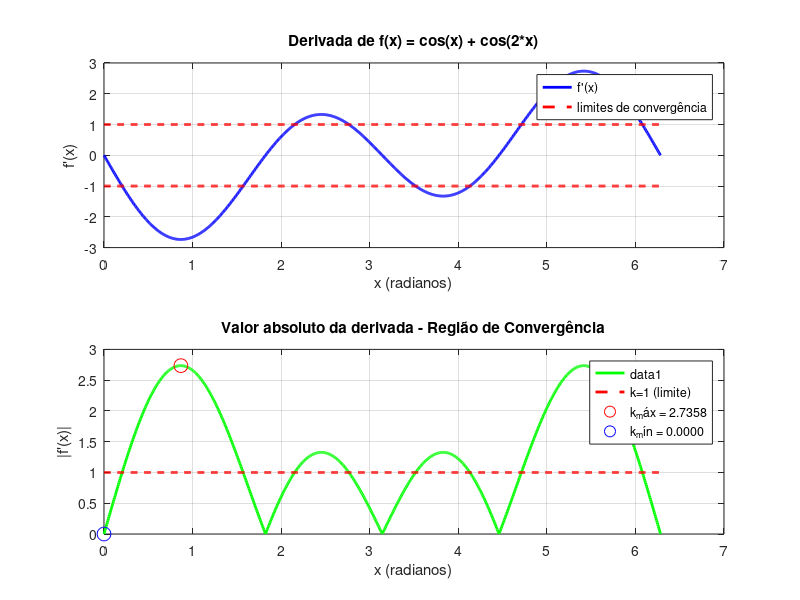

Reproduce this figure in MATLAB.
% Análise do Teorema de Contração de Banach para k_inicial
% Encontrar os limites máximo e mínimo para k_inicial

clear all; clc;

addpath('src\functions');

% Função original de aula2.m
f = @(x) cos(x) + cos(2*x);

% Derivada de f(x) = cos(x) + cos(2*x)
% f'(x) = -sin(x) - 2*sin(2*x)
f_derivada = @(x) -sin(x) - 2*sin(2*x);

% Para o método de ponto fixo x_{n+1} = g(x_n), a convergência é garantida se:
% |g'(x)| <= k < 1, onde k é a constante de contração

% Vamos analisar em um intervalo razoável
x = linspace(0, 2*pi, 1000);
derivadas = f_derivada(x);
abs_derivadas = abs(derivadas);

% Encontrar máximo e mínimo de |f'(x)|
k_minimo = min(abs_derivadas);
k_maximo = max(abs_derivadas);

fprintf('=== TEOREMA DE CONTRAÇÃO DE BANACH ===\n');
fprintf('Função: f(x) = cos(x) + cos(2*x)\n');
fprintf('Derivada: f''(x) = -sin(x) - 2*sin(2*x)\n\n');

fprintf('ANÁLISE NO INTERVALO [0, 2π]:\n');
fprintf('k_inicial MÍNIMO (menor valor de |f''(x)|): %.6f\n', k_minimo);
fprintf('k_inicial MÁXIMO (maior valor de |f''(x)|): %.6f\n', k_maximo);
fprintf('\n');

% Verificar convergência
fprintf('VALIDAÇÃO PARA CONVERGÊNCIA:\n');
if k_maximo < 1
    fprintf('✓ CONVERGENTE: |f''(x)| < 1 em todo intervalo\n');
    fprintf('  Constante de contração k pode estar em (%.6f, %.6f)\n', k_minimo, k_maximo);
else
    fprintf('✗ NÃO CONVERGENTE em todo intervalo\n');
    fprintf('  |f''(x)| atinge valores >= 1\n');
end

fprintf('\n');

% Encontrar os valores de x onde ocorrem os extremos
[~, idx_max] = max(abs_derivadas);
[~, idx_min] = min(abs_derivadas);

x_maximo = x(idx_max);
x_minimo = x(idx_min);

fprintf('Posições dos extremos:\n');
fprintf('  Máximo ocorre em x ≈ %.6f rad ≈ %.2f°\n', x_maximo, x_maximo*180/pi);
fprintf('  Mínimo ocorre em x ≈ %.6f rad ≈ %.2f°\n', x_minimo, x_minimo*180/pi);

% Visualização
figure();
subplot(2,1,1);
plot(x, derivadas, 'b-', 'LineWidth', 2);
hold on;
plot(x, ones(size(x)), 'r--', 'LineWidth', 2, 'DisplayName', 'k=1 (limite)');
plot(x, -ones(size(x)), 'r--', 'LineWidth', 2);
xlabel('x (radianos)');
ylabel('f''(x)');
title('Derivada de f(x) = cos(x) + cos(2*x)');
legend('f''(x)', 'limites de convergência');
grid on;

subplot(2,1,2);
plot(x, abs_derivadas, 'g-', 'LineWidth', 2);
hold on;
plot(x, ones(size(x)), 'r--', 'LineWidth', 2, 'DisplayName', 'k=1 (limite)');
plot(x_maximo, k_maximo, 'ro', 'MarkerSize', 10, 'DisplayName', sprintf('k_máx = %.4f', k_maximo));
plot(x_minimo, k_minimo, 'bo', 'MarkerSize', 10, 'DisplayName', sprintf('k_mín = %.4f', k_minimo));
xlabel('x (radianos)');
ylabel('|f''(x)|');
title('Valor absoluto da derivada - Região de Convergência');
legend();
grid on;

fprintf('\nGráficos gerados!\n');
